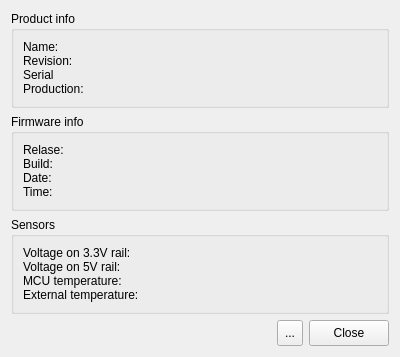
<?xml version="1.0" encoding="UTF-8"?>
<ui version="4.0">
 <class>Form</class>
 <widget class="QWidget" name="Form">
  <property name="geometry">
   <rect>
    <x>0</x>
    <y>0</y>
    <width>400</width>
    <height>319</height>
   </rect>
  </property>
  <property name="windowTitle">
   <string>Device information</string>
  </property>
  <property name="windowIcon">
   <iconset resource="res/resources.qrc">
    <normaloff>:/icons/vinyl.png</normaloff>:/icons/vinyl.png</iconset>
  </property>
  <layout class="QVBoxLayout" name="verticalLayout">
   <item>
    <widget class="QGroupBox" name="groupBox">
     <property name="title">
      <string>Product info</string>
     </property>
     <layout class="QVBoxLayout" name="verticalLayout_2">
      <item>
       <widget class="QLabel" name="product_label">
        <property name="text">
         <string>Name: 
Revision: 
Serial 
Production: </string>
        </property>
       </widget>
      </item>
     </layout>
    </widget>
   </item>
   <item>
    <widget class="QGroupBox" name="groupBox_2">
     <property name="title">
      <string>Firmware info</string>
     </property>
     <layout class="QVBoxLayout" name="verticalLayout_3">
      <item>
       <widget class="QLabel" name="firmware_label">
        <property name="text">
         <string>Relase: 
Build:
Date: 
Time:</string>
        </property>
       </widget>
      </item>
     </layout>
    </widget>
   </item>
   <item>
    <widget class="QGroupBox" name="groupBox_3">
     <property name="title">
      <string>Sensors</string>
     </property>
     <layout class="QVBoxLayout" name="verticalLayout_4">
      <item>
       <widget class="QLabel" name="sensor_label">
        <property name="text">
         <string>Voltage on 3.3V rail: 
Voltage on 5V rail: 
MCU temperature: 
External temperature: </string>
        </property>
       </widget>
      </item>
     </layout>
    </widget>
   </item>
   <item>
    <layout class="QHBoxLayout" name="horizontalLayout">
     <item>
      <spacer name="horizontalSpacer">
       <property name="orientation">
        <enum>Qt::Horizontal</enum>
       </property>
       <property name="sizeHint" stdset="0">
        <size>
         <width>40</width>
         <height>20</height>
        </size>
       </property>
      </spacer>
     </item>
     <item>
      <widget class="QToolButton" name="refresh_btn">
       <property name="sizePolicy">
        <sizepolicy hsizetype="Fixed" vsizetype="Fixed">
         <horstretch>0</horstretch>
         <verstretch>0</verstretch>
        </sizepolicy>
       </property>
       <property name="minimumSize">
        <size>
         <width>26</width>
         <height>26</height>
        </size>
       </property>
       <property name="toolTip">
        <string>Refresh sensor data</string>
       </property>
       <property name="text">
        <string>...</string>
       </property>
       <property name="icon">
        <iconset resource="res/resources.qrc">
         <normaloff>:/icons/appbar.refresh.png</normaloff>:/icons/appbar.refresh.png</iconset>
       </property>
      </widget>
     </item>
     <item>
      <widget class="QPushButton" name="close_btn">
       <property name="minimumSize">
        <size>
         <width>0</width>
         <height>26</height>
        </size>
       </property>
       <property name="text">
        <string>Close</string>
       </property>
      </widget>
     </item>
    </layout>
   </item>
  </layout>
 </widget>
 <resources>
  <include location="res/resources.qrc"/>
 </resources>
 <connections/>
</ui>
